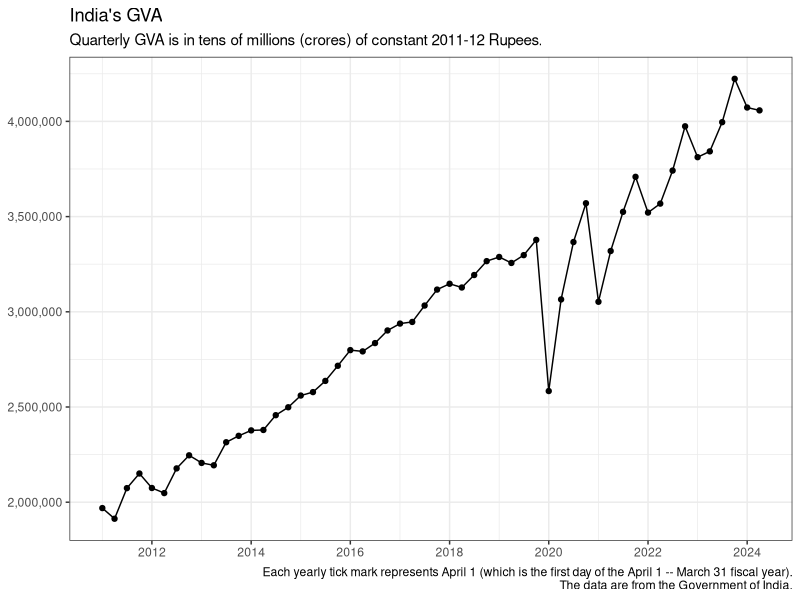
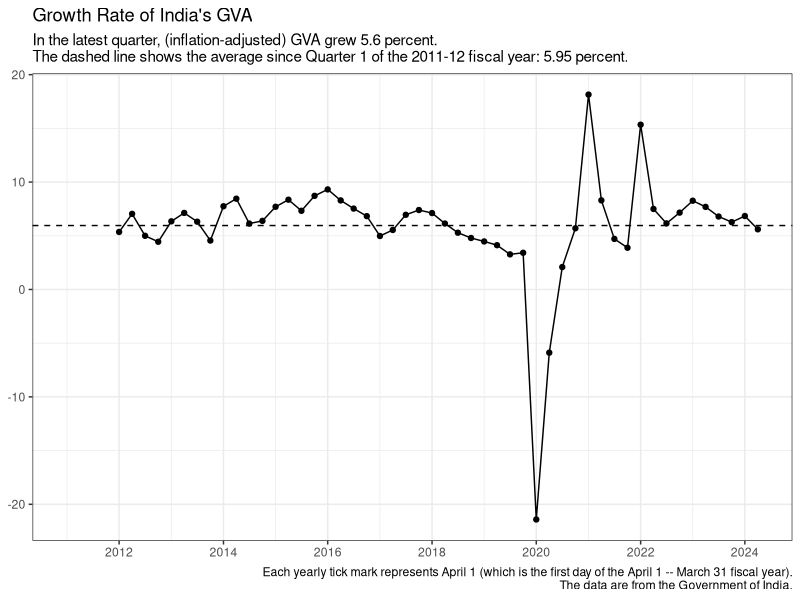
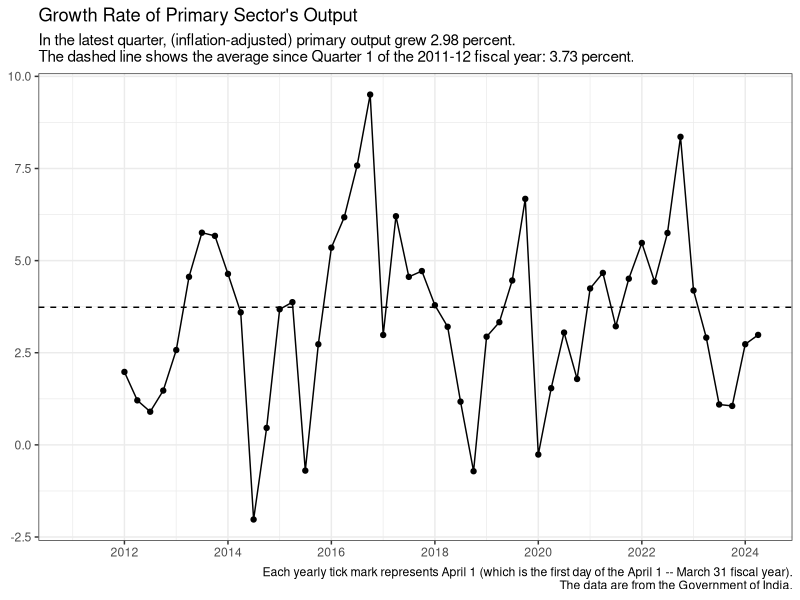
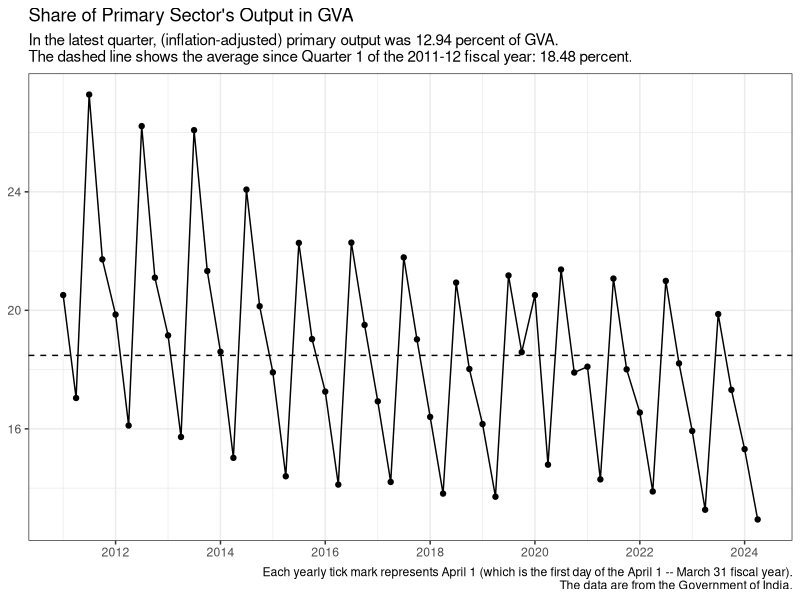
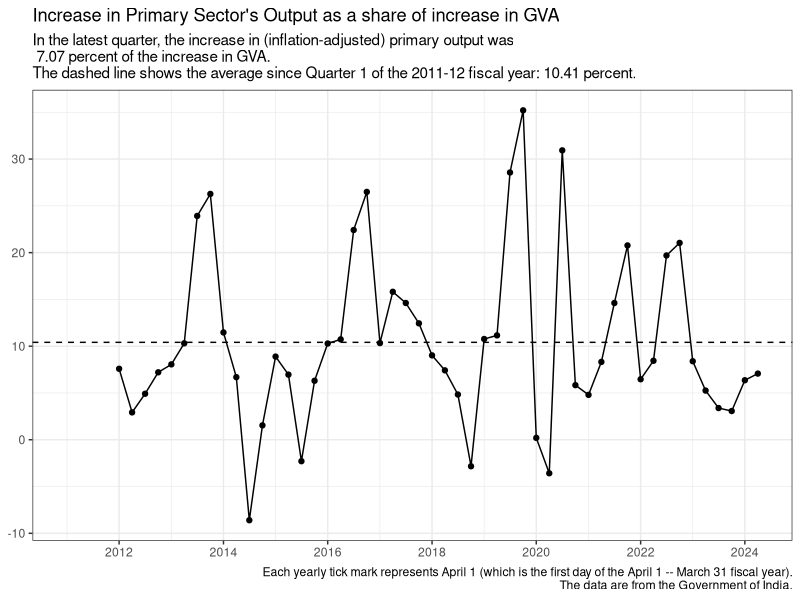
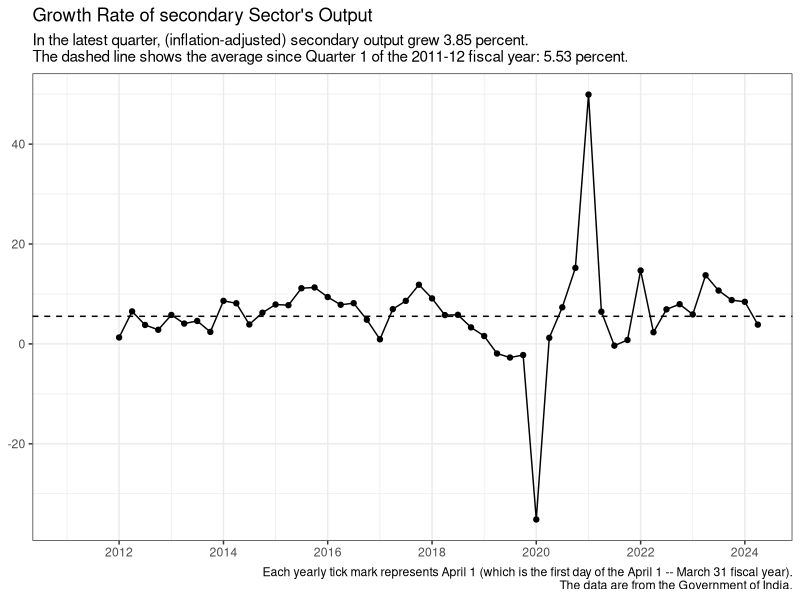
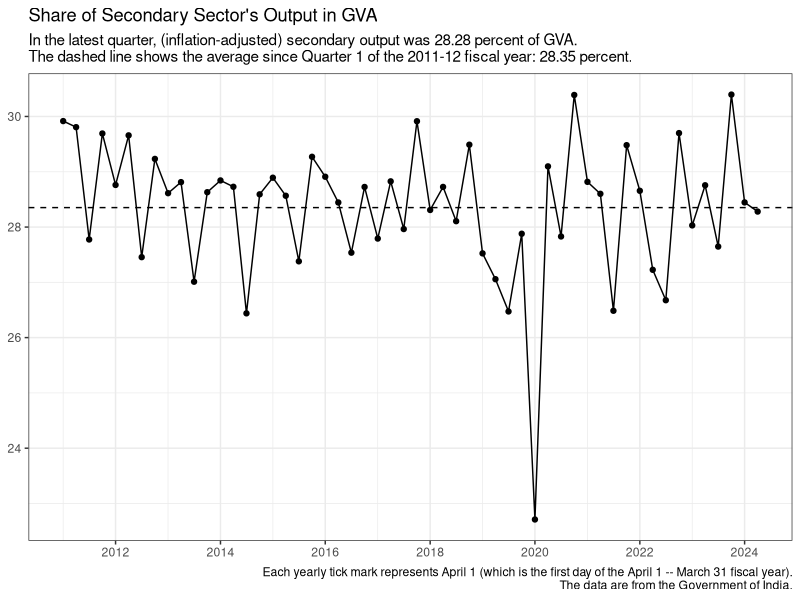
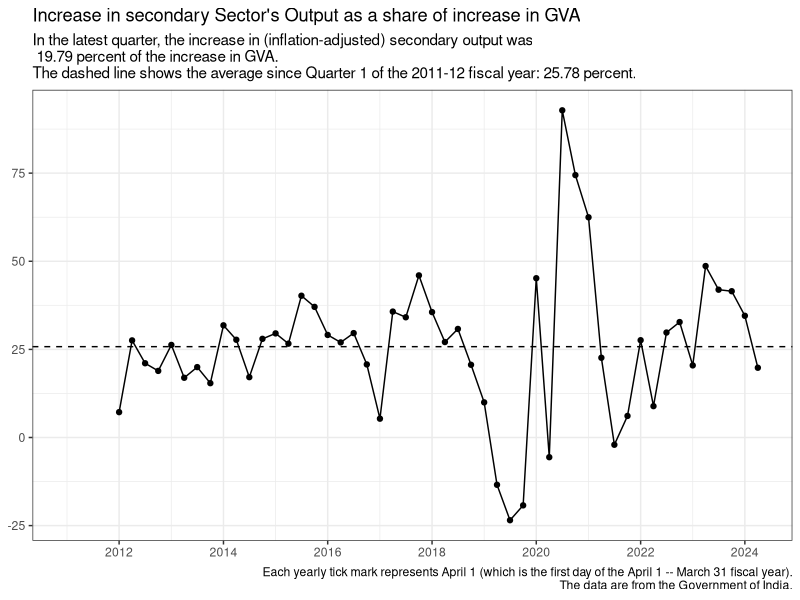

These figures' R source, in order:
## ---- chunk 1
knitr::opts_chunk$set(echo = TRUE)
## ---- chunk 2
#| echo: FALSE
#| message: FALSE
#| warning: FALSE

library(tidyverse)
library(readxl)
library(lubridate)
# library(plotly)

quarterly <- read_xlsx(
  path = "india-gdp.xlsx",
  sheet = "Components_Q_2011_12_prices",
  col_names = TRUE
) |>
  mutate(Date = as.Date(paste0(as.numeric(substr(Year, start = 1, stop = 4)), "-", case_when(Quarter == 1 ~ "01",
                           Quarter == 2 ~ "04",
                           Quarter == 3 ~ "07",
                           Quarter == 4 ~ "10"), "-01"))) |>
  relocate(Date) |>
  select(c(Date:GVA_at_basic_price))


share <- function(x) {
  100*x/quarterly$GVA_at_basic_price
}

share_incr <- function(x){
  100*(x - lag(x, 4))/(quarterly$GVA_at_basic_price - lag(quarterly$GVA_at_basic_price, 4))
}

growth <- function(x){
  100*(x - lag(x, 4))/lag(x, 4)
}

quarterly_gva <- quarterly |>
  mutate(ag_share = share(agriculture_forestry_fishing),
         mining_share = share(mining_quarrying),
         primary_share = share(Primary),
         secondary_share = share(Secondary),
         tertiary_share = share(Tertiary),
         manuf_share = share(manufacturing),
         elec_share = share(electricity_gas_water_supply_other_utility_services),
         construc_share = share(construction),
         trade_share = share(trade_hotels_transport_communication_broadcasting),
         fin_share = share(financial_real_estate_professional_services),
         pub_share = share(public_administration_defence_and_other_services),
         Total1_share = primary_share + secondary_share + tertiary_share,
         ag_share_incr = share_incr(agriculture_forestry_fishing),
         mining_share_incr = share_incr(mining_quarrying),
         primary_share_incr = share_incr(Primary),
         secondary_share_incr = share_incr(Secondary),
         tertiary_share_incr = share_incr(Tertiary),
         manuf_share_incr = share_incr(manufacturing),
         elec_share_incr = share_incr(electricity_gas_water_supply_other_utility_services),
         construc_share_incr = share_incr(construction),
         trade_share_incr = share_incr(trade_hotels_transport_communication_broadcasting),
         fin_share_incr = share_incr(financial_real_estate_professional_services),
         pub_share_incr = share_incr(public_administration_defence_and_other_services),
         Total1_share_incr = primary_share_incr + secondary_share_incr + tertiary_share_incr,
         gva_growth = growth(GVA_at_basic_price),
         ag_growth = growth(agriculture_forestry_fishing),
         mining_growth = growth(mining_quarrying),
         primary_growth = growth(Primary),
         secondary_growth = growth(Secondary),
         tertiary_growth = growth(Tertiary),
         manuf_growth = growth(manufacturing),
         elec_growth = growth(electricity_gas_water_supply_other_utility_services),
         construc_growth = growth(construction),
         trade_growth = growth(trade_hotels_transport_communication_broadcasting),
         fin_growth = growth(financial_real_estate_professional_services),
         pub_growth = growth(public_administration_defence_and_other_services))

## Average annual growth over data period

date.begin <- quarterly_gva$Date[year(quarterly_gva$Date) == year(min(quarterly_gva$Date)) & quarter(quarterly_gva$Date) == quarter(max(quarterly_gva$Date))]
date.end <- max(quarterly_gva$Date)

growth_mean <- function(x){
  (((x[quarterly_gva$Date == date.end]/x[quarterly_gva$Date == date.begin])^(1/(year(date.end) - year(date.begin)))) - 1)*100
}

gva_growth_mean <- growth_mean(quarterly_gva$GVA_at_basic_price)
ag_growth_mean <- growth_mean(quarterly_gva$agriculture_forestry_fishing)
mining_growth_mean <- growth_mean(quarterly_gva$mining_quarrying)
primary_growth_mean <- growth_mean(quarterly_gva$Primary)
secondary_growth_mean <- growth_mean(quarterly_gva$Secondary)
tertiary_growth_mean <- growth_mean(quarterly_gva$Tertiary)
manuf_growth_mean <- growth_mean(quarterly_gva$manufacturing)
elec_growth_mean <- growth_mean(quarterly_gva$electricity_gas_water_supply_other_utility_services)
construc_growth_mean <- growth_mean(quarterly_gva$construction)
trade_growth_mean <- growth_mean(quarterly_gva$trade_hotels_transport_communication_broadcasting)
fin_growth_mean <- growth_mean(quarterly_gva$financial_real_estate_professional_services)
pub_growth_mean <- growth_mean(quarterly_gva$public_administration_defence_and_other_services)
# tax_growth_mean <- growth_mean(quarterly_gva$Net_Taxes)

## ---- chunk 3
#| echo: FALSE
#| message: FALSE
#| warning: FALSE

options(scipen = 999)
library(scales)

graphit <- function(var, title, subtitle){
  ggplot(data = quarterly_gva, mapping = aes(x = Date)) +
  geom_line(mapping = aes(y = var)) +
  geom_point(mapping = aes(y = var)) +
  labs (x = NULL, y = NULL, 
        title = title,
        subtitle = subtitle,
        caption = "Each yearly tick mark represents April 1 (which is the first day of the April 1 -- March 31 fiscal year).\nThe data are from the Government of India.") +
  theme_bw() + 
  scale_y_continuous(labels = scales::comma) +
  scale_x_date(labels = date_format("%Y"), date_breaks = "2 years")
}

GVA_chart <- graphit(var = quarterly_gva$GVA_at_basic_price, title = "India's GVA", subtitle = "Quarterly GVA is in tens of millions (crores) of constant 2011-12 Rupees.")

GVA_chart

## ---- chunk 4
#| echo: FALSE
#| message: FALSE
#| warning: FALSE

subtitle_growth <- function(index_name, index, index_mean){
	paste("In the latest quarter,", index_name, "grew", round(index[quarterly_gva$Date==max(quarterly_gva$Date)],2), "percent. \nThe dashed line shows the average since Quarter", min(quarterly_gva$Quarter[quarterly_gva$Date==min(quarterly_gva$Date)]), "of the",  min(quarterly_gva$Year), "fiscal year:", round(index_mean,2), "percent.")
}

subtitle_share <- function(index_name, index, index_mean){
	paste("In the latest quarter,", index_name, "was", round(index[quarterly_gva$Date==max(quarterly_gva$Date)],2), "percent of GVA. \nThe dashed line shows the average since Quarter", min(quarterly_gva$Quarter[quarterly_gva$Date==min(quarterly_gva$Date)]), "of the",  min(quarterly_gva$Year), "fiscal year:", round(index_mean,2), "percent.")
}

subtitle_share_incr <- function(index_name, index, index_mean){
	paste("In the latest quarter, the increase in", index_name, "was\n", round(index[quarterly_gva$Date==max(quarterly_gva$Date)],2), "percent of the increase in GVA. \nThe dashed line shows the average since Quarter", min(quarterly_gva$Quarter[quarterly_gva$Date==min(quarterly_gva$Date)]), "of the",  min(quarterly_gva$Year), "fiscal year:", round(index_mean,2), "percent.")
}


graphit2 <- function(index, title, subtitle, index_mean){
  ggplot(data = quarterly_gva, mapping = aes(x = Date)) +
  geom_line(mapping = aes(y = index)) +
  geom_point(mapping = aes(y = index))  +
  geom_hline(aes(yintercept = index_mean), linetype = "dashed") +
  labs (x = NULL, y = NULL, 
        title = title,
        subtitle = subtitle,
        caption = "Each yearly tick mark represents April 1 (which is the first day of the April 1 -- March 31 fiscal year).\nThe data are from the Government of India.") +
  theme_bw() + 
  scale_y_continuous(labels = scales::comma) +
  scale_x_date(labels = date_format("%Y"), date_breaks = "2 years")
}

mysubtitle <- subtitle_growth("(inflation-adjusted) GVA", quarterly_gva$gva_growth, gva_growth_mean)

gva_growth_chart <- graphit2(index = quarterly_gva$gva_growth, index_mean = gva_growth_mean, title = "Growth Rate of India's GVA", subtitle = mysubtitle)

gva_growth_chart

## ---- chunk 5
#| echo: FALSE
#| message: FALSE
#| warning: FALSE

mysubtitle <- subtitle_growth("(inflation-adjusted) primary output", quarterly_gva$primary_growth, primary_growth_mean)

graphit2(index = quarterly_gva$primary_growth, index_mean = primary_growth_mean, title = "Growth Rate of Primary Sector's Output", subtitle = mysubtitle)

mysubtitle <- subtitle_share("(inflation-adjusted) primary output", quarterly_gva$primary_share, mean(quarterly_gva$primary_share, na.rm = TRUE))

graphit2(index = quarterly_gva$primary_share, index_mean = mean(quarterly_gva$primary_share, na.rm = TRUE), title = "Share of Primary Sector's Output in GVA", subtitle = mysubtitle)


## ---- chunk 6
#| echo: FALSE
#| message: FALSE
#| warning: FALSE

mysubtitle <- subtitle_share_incr("(inflation-adjusted) primary output", quarterly_gva$primary_share_incr, mean(quarterly_gva$primary_share_incr, na.rm = TRUE))
 
graphit2(index = quarterly_gva$primary_share_incr, index_mean = mean(quarterly_gva$primary_share_incr, na.rm = TRUE), title = "Increase in Primary Sector's Output as a share of increase in GVA", subtitle = mysubtitle)
## ---- chunk 7
#| echo: FALSE
#| message: FALSE
#| warning: FALSE

mysubtitle <- subtitle_growth("(inflation-adjusted) secondary output", quarterly_gva$secondary_growth, secondary_growth_mean)

graphit2(index = quarterly_gva$secondary_growth, index_mean = secondary_growth_mean, title = "Growth Rate of secondary Sector's Output", subtitle = mysubtitle)

mysubtitle <- subtitle_share("(inflation-adjusted) secondary output", quarterly_gva$secondary_share, mean(quarterly_gva$secondary_share, na.rm = TRUE))

graphit2(index = quarterly_gva$secondary_share, index_mean = mean(quarterly_gva$secondary_share, na.rm = TRUE), title = "Share of Secondary Sector's Output in GVA", subtitle = mysubtitle)
## ---- chunk 8
#| echo: FALSE
#| message: FALSE
#| warning: FALSE

mysubtitle <- subtitle_share_incr("(inflation-adjusted) secondary output", quarterly_gva$secondary_share_incr, mean(quarterly_gva$secondary_share_incr, na.rm = TRUE))
 
graphit2(index = quarterly_gva$secondary_share_incr, index_mean = mean(quarterly_gva$secondary_share_incr, na.rm = TRUE), title = "Increase in secondary Sector's Output as a share of increase in GVA", subtitle = mysubtitle)


## ---- chunk 9
#| echo: FALSE
#| message: FALSE
#| warning: FALSE

mysubtitle <- subtitle_growth("(inflation-adjusted) tertiary output", quarterly_gva$tertiary_growth, tertiary_growth_mean)

graphit2(index = quarterly_gva$tertiary_growth, index_mean = tertiary_growth_mean, title = "Growth Rate of tertiary Sector's Output", subtitle = mysubtitle)

mysubtitle <- subtitle_share("(inflation-adjusted) tertiary output", quarterly_gva$tertiary_share, mean(quarterly_gva$tertiary_share, na.rm = TRUE))

graphit2(index = quarterly_gva$tertiary_share, index_mean = mean(quarterly_gva$tertiary_share, na.rm = TRUE), title = "Share of tertiary Sector's Output in GVA", subtitle = mysubtitle)


## ---- chunk 10
#| echo: FALSE
#| message: FALSE
#| warning: FALSE

mysubtitle <- subtitle_share_incr("(inflation-adjusted) tertiary output", quarterly_gva$tertiary_share_incr, mean(quarterly_gva$tertiary_share_incr, na.rm = TRUE))
 
graphit2(index = quarterly_gva$tertiary_share_incr, index_mean = mean(quarterly_gva$tertiary_share_incr, na.rm = TRUE), title = "Increase in tertiary Sector's Output as a share of increase in GVA", subtitle = mysubtitle)

## ---- chunk 11
#| echo: FALSE
#| message: FALSE
#| warning: FALSE

mysubtitle <- subtitle_growth("(inflation-adjusted) output: Agriculture, Forestry and Fishing", quarterly_gva$ag_growth, ag_growth_mean)

graphit2(index = quarterly_gva$ag_growth, index_mean = ag_growth_mean, title = "Growth Rate of Output: Agriculture, Forestry and Fishing", subtitle = mysubtitle)

mysubtitle <- subtitle_share("(inflation-adjusted) output: Agriculture, Forestry and Fishing", quarterly_gva$ag_share, mean(quarterly_gva$ag_share, na.rm = TRUE))

graphit2(index = quarterly_gva$ag_share, index_mean = mean(quarterly_gva$ag_share, na.rm = TRUE), title = "Share of Sector's Output in GVA: Agriculture, Forestry and Fishing", subtitle = mysubtitle)


## ---- chunk 12
#| echo: FALSE
#| message: FALSE
#| warning: FALSE

mysubtitle <- subtitle_share_incr("(inflation-adjusted) output: Agriculture, Forestry and Fishing", quarterly_gva$ag_share_incr, mean(quarterly_gva$ag_share_incr, na.rm = TRUE))
 
graphit2(index = quarterly_gva$ag_share_incr, index_mean = mean(quarterly_gva$ag_share_incr, na.rm = TRUE), title = "Increase in Sector's Output as a share of increase in GVA: Agriculture, Forestry and Fishing", subtitle = mysubtitle)

## ---- chunk 13
#| echo: FALSE
#| message: FALSE
#| warning: FALSE

mysubtitle <- subtitle_growth("(inflation-adjusted) output in Mining and Quarrying", quarterly_gva$mining_growth, mining_growth_mean)

graphit2(index = quarterly_gva$mining_growth, index_mean = mining_growth_mean, title = "Growth Rate of Output in Mining and Quarrying", subtitle = mysubtitle)

mysubtitle <- subtitle_share("(inflation-adjusted) output in Mining and Quarrying", quarterly_gva$mining_share, mean(quarterly_gva$mining_share, na.rm = TRUE))

graphit2(index = quarterly_gva$mining_share, index_mean = mean(quarterly_gva$mining_share, na.rm = TRUE), title = "Share of Mining and Quarrying Output in GVA", subtitle = mysubtitle)

## ---- chunk 14
#| echo: FALSE
#| message: FALSE
#| warning: FALSE

mysubtitle <- subtitle_share_incr("(inflation-adjusted) output in Mining and Quarrying", quarterly_gva$mining_share_incr, mean(quarterly_gva$mining_share_incr, na.rm = TRUE))
 
graphit2(index = quarterly_gva$mining_share_incr, index_mean = mean(quarterly_gva$mining_share_incr, na.rm = TRUE), title = "Increase in Mining and Quarrying Output as a share of increase in GVA", subtitle = mysubtitle)

## ---- chunk 15
#| echo: FALSE
#| message: FALSE
#| warning: FALSE

mysubtitle <- subtitle_growth("(inflation-adjusted) output: Manufacturing", quarterly_gva$manuf_growth, manuf_growth_mean)

graphit2(index = quarterly_gva$manuf_growth, index_mean = manuf_growth_mean, title = "Growth Rate of Output: Manufacturing", subtitle = mysubtitle)

mysubtitle <- subtitle_share("(inflation-adjusted) output: Manufacturing", quarterly_gva$manuf_share, mean(quarterly_gva$manuf_share, na.rm = TRUE))

graphit2(index = quarterly_gva$manuf_share, index_mean = mean(quarterly_gva$manuf_share, na.rm = TRUE), title = "Share of Output in GVA: Manufacturing", subtitle = mysubtitle)

## ---- chunk 16
#| echo: FALSE
#| message: FALSE
#| warning: FALSE

mysubtitle <- subtitle_share_incr("(inflation-adjusted) output: Manufacturing", quarterly_gva$manuf_share_incr, mean(quarterly_gva$manuf_share_incr, na.rm = TRUE))
 
graphit2(index = quarterly_gva$manuf_share_incr, index_mean = mean(quarterly_gva$manuf_share_incr, na.rm = TRUE), title = "Increase in Manufacturing Output as a share of increase in GVA", subtitle = mysubtitle)

## ---- chunk 17
#| echo: FALSE
#| message: FALSE
#| warning: FALSE

mysubtitle <- subtitle_growth("(inflation-adjusted) output: Utility Services", quarterly_gva$elec_growth, elec_growth_mean)

graphit2(index = quarterly_gva$elec_growth, index_mean = elec_growth_mean, title = "Growth Rate of Output: Utility Services", subtitle = mysubtitle)

mysubtitle <- subtitle_share("(inflation-adjusted) output: Utility Services", quarterly_gva$elec_share, mean(quarterly_gva$elec_share, na.rm = TRUE))

graphit2(index = quarterly_gva$elec_share, index_mean = mean(quarterly_gva$elec_share, na.rm = TRUE), title = "Share of Output in GVA: Utility Services", subtitle = mysubtitle)

## ---- chunk 18
#| echo: FALSE
#| message: FALSE
#| warning: FALSE

mysubtitle <- subtitle_share_incr("(inflation-adjusted) output: Utility Services", quarterly_gva$elec_share_incr, mean(quarterly_gva$elec_share_incr, na.rm = TRUE))
 
graphit2(index = quarterly_gva$elec_share_incr, index_mean = mean(quarterly_gva$elec_share_incr, na.rm = TRUE), title = "Increase in sector's Output as a share of increase in GVA: Utility Services", subtitle = mysubtitle)

## ---- chunk 19
#| echo: FALSE
#| message: FALSE
#| warning: FALSE

mysubtitle <- subtitle_growth("(inflation-adjusted) output: Construction", quarterly_gva$construc_growth, construc_growth_mean)

graphit2(index = quarterly_gva$construc_growth, index_mean = construc_growth_mean, title = "Growth Rate of Output: Construction", subtitle = mysubtitle)

mysubtitle <- subtitle_share("(inflation-adjusted) output: Construction", quarterly_gva$construc_share, mean(quarterly_gva$construc_share, na.rm = TRUE))

graphit2(index = quarterly_gva$construc_share, index_mean = mean(quarterly_gva$construc_share, na.rm = TRUE), title = "Share of Output in GVA: Construction", subtitle = mysubtitle)

## ---- chunk 20
#| echo: FALSE
#| message: FALSE
#| warning: FALSE

mysubtitle <- subtitle_share_incr("(inflation-adjusted) output: Construction", quarterly_gva$construc_share_incr, mean(quarterly_gva$construc_share_incr, na.rm = TRUE))
 
graphit2(index = quarterly_gva$construc_share_incr, index_mean = mean(quarterly_gva$construc_share_incr, na.rm = TRUE), title = "Increase in sector's Output as a share of increase in GVA: Construction", subtitle = mysubtitle)

## ---- chunk 21
#| echo: FALSE
#| message: FALSE
#| warning: FALSE

mysubtitle <- subtitle_growth("(inflation-adjusted) output: Trade, etc.", quarterly_gva$trade_growth, trade_growth_mean)

graphit2(index = quarterly_gva$trade_growth, index_mean = trade_growth_mean, title = "Growth Rate of Output: Trade, etc.", subtitle = mysubtitle)

mysubtitle <- subtitle_share("(inflation-adjusted) output: Trade, etc.", quarterly_gva$trade_share, mean(quarterly_gva$trade_share, na.rm = TRUE))

graphit2(index = quarterly_gva$trade_share, index_mean = mean(quarterly_gva$trade_share, na.rm = TRUE), title = "Share of Output in GVA: Trade, etc.", subtitle = mysubtitle)

## ---- chunk 22
#| echo: FALSE
#| message: FALSE
#| warning: FALSE

mysubtitle <- subtitle_share_incr("(inflation-adjusted) output: Trade, etc.", quarterly_gva$trade_share_incr, mean(quarterly_gva$trade_share_incr, na.rm = TRUE))
 
graphit2(index = quarterly_gva$trade_share_incr, index_mean = mean(quarterly_gva$trade_share_incr, na.rm = TRUE), title = "Increase in sector's Output as a share of increase in GVA: Trade, etc.", subtitle = mysubtitle)

## ---- chunk 23
#| echo: FALSE
#| message: FALSE
#| warning: FALSE

mysubtitle <- subtitle_growth("(inflation-adjusted) output: Financial, etc.", quarterly_gva$fin_growth, fin_growth_mean)

graphit2(index = quarterly_gva$fin_growth, index_mean = fin_growth_mean, title = "Growth Rate of Output: Financial, etc.", subtitle = mysubtitle)

mysubtitle <- subtitle_share("(inflation-adjusted) output: Financial, etc.", quarterly_gva$fin_share, mean(quarterly_gva$fin_share, na.rm = TRUE))

graphit2(index = quarterly_gva$fin_share, index_mean = mean(quarterly_gva$fin_share, na.rm = TRUE), title = "Share of Output in GVA: Financial, etc.", subtitle = mysubtitle)

## ---- chunk 24
#| echo: FALSE
#| message: FALSE
#| warning: FALSE

mysubtitle <- subtitle_share_incr("(inflation-adjusted) output: Financial, etc.", quarterly_gva$fin_share_incr, mean(quarterly_gva$fin_share_incr, na.rm = TRUE))
 
graphit2(index = quarterly_gva$fin_share_incr, index_mean = mean(quarterly_gva$fin_share_incr, na.rm = TRUE), title = "Increase in sector's Output as a share of increase in GVA: Financial, etc.", subtitle = mysubtitle)

## ---- chunk 25
#| echo: FALSE
#| message: FALSE
#| warning: FALSE

mysubtitle <- subtitle_growth("(inflation-adjusted) output: Government Services", quarterly_gva$pub_growth, pub_growth_mean)

graphit2(index = quarterly_gva$pub_growth, index_mean = pub_growth_mean, title = "Growth Rate of Output: Government Services", subtitle = mysubtitle)

mysubtitle <- subtitle_share("(inflation-adjusted) output: Government Services", quarterly_gva$pub_share, mean(quarterly_gva$pub_share, na.rm = TRUE))

graphit2(index = quarterly_gva$pub_share, index_mean = mean(quarterly_gva$pub_share, na.rm = TRUE), title = "Share of Output in GVA: Government Services", subtitle = mysubtitle)

## ---- chunk 26
#| echo: FALSE
#| message: FALSE
#| warning: FALSE

mysubtitle <- subtitle_share_incr("(inflation-adjusted) output: Government Services", quarterly_gva$pub_share_incr, mean(quarterly_gva$pub_share_incr, na.rm = TRUE))
 
graphit2(index = quarterly_gva$pub_share_incr, index_mean = mean(quarterly_gva$pub_share_incr, na.rm = TRUE), title = "Increase in sector's Output as a share of increase in GVA: Government Services", subtitle = mysubtitle)

